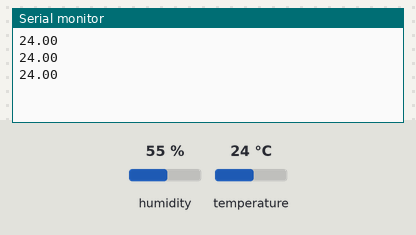
This sketch was run on a simulated Arduino Uno, built with avr-gcc and run on an emulated ATmega328P. Parts: the last lines printed to the serial monitor. The inputs (shaded band) are chosen by the test bench; at power-on: temperature 24 °C, humidity 55 %.

Above: at 2.8 s.
2.9 s: temperature set to 12 °C
At 4.4 s:
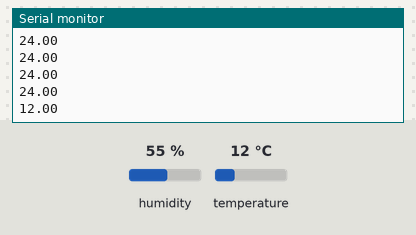
5.6 s: temperature set to 19 °C
At 6.8 s:
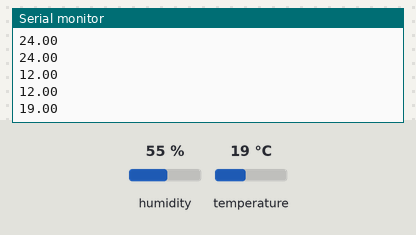
Timing chart, 0 to 8.6 s (numbered marks = the images above; inputs shaded):
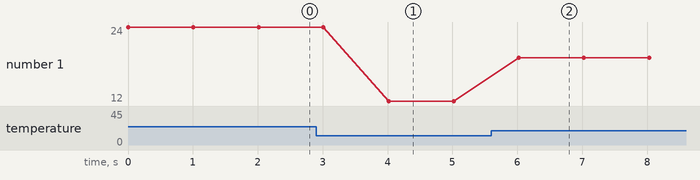

Measured:
- after the input at 2.9 s, the serial monitor: prints a new line after 1.1 s (image 1)
- after the input at 5.6 s, the serial monitor: prints a new line after 0.42 s (image 2)
- plotted number 1: 24 → 12 after the input at 2.9 s, 12 → 19 after the input at 5.6 s

The sketch:

04-dht22.ino
```cpp
// Incremento 4 — leitura segura da temperatura do DHT22
#include <DHT.h>
#define DHTPIN 4
#define DHTTYPE DHT22
DHT dht(DHTPIN, DHTTYPE);

void setup() {
  Serial.begin(9600);
  dht.begin();
}

void loop() {
  float t = dht.readTemperature();
  if (isnan(t)) {
    Serial.println("FALHA DE SENSOR");
  } else {
    Serial.println(t);
  }
  delay(1000);
}
```
